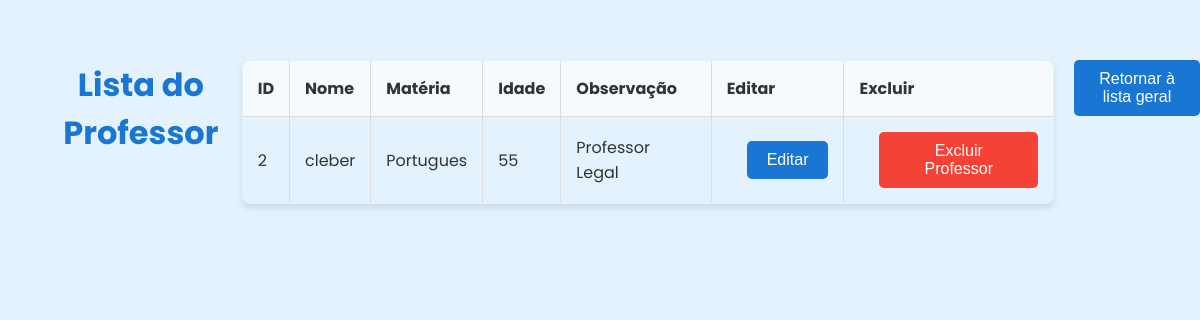
The app's page /professores/2 with its own data.
### model/model_profs.py (models this page shows, shortened)
class Professor(db.Model):
    __tablename__ = 'professores'
    id = db.Column(db.Integer, primary_key=True)
    nome = db.Column(db.String(80))
    idade = db.Column(db.Integer)
    materia = db.Column(db.String(30))
    observacao = db.Column(db.String(30))
    def to_dict(self):
        return {
            "id": self.id,
            "nome": self.nome,
            "materia": self.materia,
            "idade": self.idade,
            "observacao": self.observacao,
        }

### routes/profs_routes.py (the view)
@professores_blueprint.route('/professores/<int:id_prof>', methods=['GET'])
def get_professorPorId(id_prof):
    try:
        professor = prof_por_id(id_prof)
        return render_template("prof_id.html", professor=professor)
    except DadoNaoEncontrado:
        return jsonify({"erro": 'Professor nao encontrado'}), 404

### model/model_profs.py (called while the page is built)
def prof_por_id(id_prof):
    professor = Professor.query.get(id_prof)
    if not professor:
        raise DadoNaoEncontrado
    return professor.to_dict()

### templates/prof_id.html (shortened to what this page needs)
<!DOCTYPE html>
<html lang="pt-BR">
<head>
</head>
<body>
    <div class="container">
        <h1>Lista do Professor</h1>
        <table>
            <thead>
                <tr>
                    <th>ID</th>
                    <th>Nome</th>
                    <th>Matéria</th>
                    <th>Idade</th>
                    <th>Observação</th>
                    <th>Editar</th>
                    <th>Excluir</th>
                </tr>
            </thead>
            <tbody>
                <tr>
                    <td>{{ professor.id }}</td>
                    <td>{{ professor.nome }}</td>
                    <td>{{ professor.materia }}</td>
                    <td>{{ professor.idade }}</td>
                    <td>{{ professor.observacao }}</td>
                    <td>
                        <a href="{{ url_for('professores.editar_prof_page', id_prof=professor.id) }}">
                            <button>Editar</button>
                        </a>
                    </td>
                    <td>
                        <form id="delete-form" action="{{ url_for('professores.delete_professor', id_prof=professor.id) }}" method="POST">
                            <button type="submit" class="delete-btn">Excluir Professor</button>
                        </form>
                    </td>
                </tr>
            </tbody>
        </table>
        <div>
            <a href="{{ url_for('professores.get_professores',) }}">
                <button>Retornar à lista geral</button>
            </a>
        </div>
    </div>
</body>
</html>

### templates/prof_id.html (style rules this page uses)
body { background-color: #e3f2fd; font-family: 'Poppins', sans-serif; color: #333; margin: 0; padding: 20px; }
h1 { color: #1976d2; text-align: center; }
.container { width: 100%; max-width: 1200px; margin: 0 auto; padding: 20px; }
table { width: 100%; border-collapse: collapse; margin-top: 20px; box-shadow: 0 4px 6px rgba(0, 0, 0, 0.1); border-radius: 8px; overflow: hidden; }
table, th, td { border: 1px solid #ddd; }
th, td { padding: 15px; text-align: left; }
th { background-color: #f7fafc; color: #333; }
div { margin-top: 20px; display: flex; justify-content: center; }
button { margin-left: 20px; padding: 10px 20px; background-color: #1976d2; color: white; border: none; cursor: pointer; font-size: 16px; border-radius: 5px; transition: background-color 0.3s ease, transform 0.2s; }
.delete-btn { background-color: #f44336; }

### records on screen
Professor: nome "cleber", materia "Portugues", observacao "Professor Legal"

### other values on screen
{{ professor.id }} "2"
{{ professor.idade }} "55"
